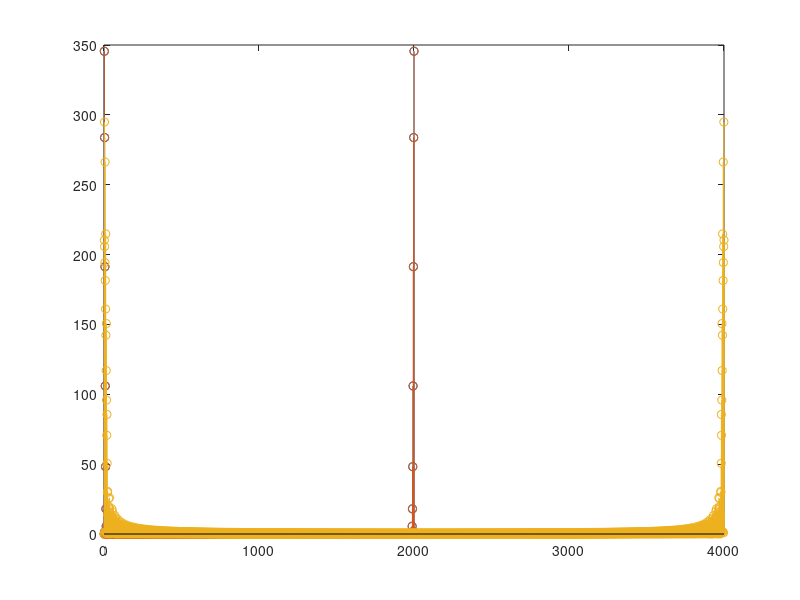
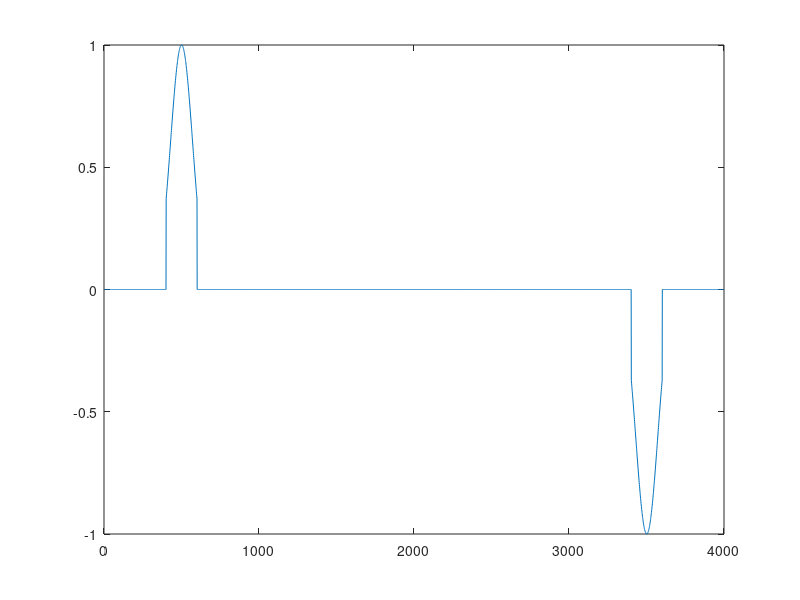

These charts were generated, in order, by the following MATLAB code:
x = 0:1/999:1;
n = length(x);

u = exp(-100*(x-0.5).^2);

mir = zeros(n,1);
mir(x>0.4 & x<0.6) = 1;

u(1) = 0;

s = zeros(2*n,1);
s(2:end/2) = u(2:end);
s(end:-1:end/2+2) = -u(2:end);
ft = fft(s);
stem(abs(ft))
st = 1i*ft(1:n)/sqrt(2*n);

ist= zeros(2*n,1);
ist(2:n) = sqrt(2*n)*st(2:n)/1i;
ist(end:-1:end/2+2) = -ist(2:n);

% max(real(ft - ist))
% max(imag(ft - ist))

hold on
stem(abs(ist))
ist = ifft(ist);

% max(real(s - ist))
% max(imag(s - ist))

con = zeros(4*n,1);
con(2:n) = real(ist(2:n)).*mir(2:end);
con(end:-1:3*n+2) = -con(2:n);
ft = fft(con);
stem(abs(ft))
st = 1i*ft(1:n)/sqrt(2*n);


figure
plot(con)
